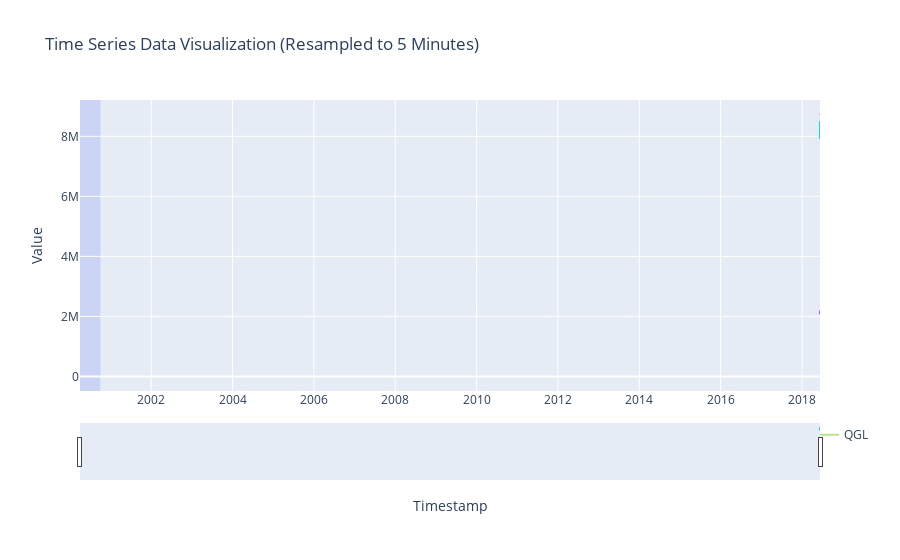

Here is the notebook cell this chart was saved with:
### Code cell
time_scale = 5
time_series_chart(df, well_metric, time_scale )

### Figure 1 — Plotly figure (JSON) as saved in the notebook; plotly's stock layout.template omitted (floating-point values rounded to 4 significant figures; data arrays with more than 128 entries replaced by an {"elided": "..."} marker saying what was removed)
{"data": [{"mode": "lines", "name": "P-PDG", "type": "scatter", "x": {"elided": "144 str values"}, "y": {"elided": "144 int values"}}, {"mode": "lines", "name": "P-TPT", "type": "scatter", "x": {"elided": "144 str values"}, "y": {"elided": "144 int values"}}, {"mode": "lines", "name": "T-TPT", "type": "scatter", "x": {"elided": "144 str values"}, "y": {"elided": "144 float values"}}, {"mode": "lines", "name": "P-MON-CKP", "type": "scatter", "x": {"elided": "144 str values"}, "y": {"elided": "144 int values"}}, {"mode": "lines", "name": "T-JUS-CKP", "type": "scatter", "x": {"elided": "144 str values"}, "y": {"elided": "144 float values"}}, {"mode": "lines", "name": "P-JUS-CKGL", "type": "scatter", "x": {"elided": "144 str values"}, "y": {"elided": "144 int values"}}, {"mode": "lines", "name": "T-JUS-CKGL", "type": "scatter", "x": {"elided": "144 str values"}, "y": {"elided": "144 null values"}}, {"mode": "lines", "name": "QGL", "type": "scatter", "x": {"elided": "144 str values"}, "y": {"elided": "144 int values"}}], "layout": {"legend": {"orientation": "h", "title": {"text": "Legend"}, "x": 0, "y": -0.2}, "shapes": [{"fillcolor": "#636EFA", "layer": "below", "line": {"width": 0}, "name": "Class: nan", "opacity": 0.2, "type": "rect", "x0": null, "x1": null, "xref": "x", "y0": 0, "y1": 1, "yref": "y domain"}, {"fillcolor": "#EF553B", "layer": "below", "line": {"width": 0}, "name": "Class: 0.0", "opacity": 0.2, "type": "rect", "x0": "2018-06-11T02:15:00", "x1": "2018-06-11T07:00:00", "xref": "x", "y0": 0, "y1": 1, "yref": "y domain"}, {"fillcolor": "#00CC96", "layer": "below", "line": {"width": 0}, "name": "Class: 107.0", "opacity": 0.2, "type": "rect", "x0": "2018-06-11T07:10:00", "x1": "2018-06-11T13:35:00", "xref": "x", "y0": 0, "y1": 1, "yref": "y domain"}, {"fillcolor": "#AB63FA", "layer": "below", "line": {"width": 0}, "name": "Class: 7.0", "opacity": 0.2, "type": "rect", "x0": "2018-06-11T13:45:00", "x1": "2018-06-11T14:05:00", "xref": "x", "y0": 0, "y1": 1, "yref": "y domain"}], "title": {"text": "Time Series Data Visualization (Resampled to 5 Minutes)"}, "xaxis": {"rangeslider": {"range": ["2018-06-11T02:10:00", "2018-06-11T14:05:00"], "visible": true}, "title": {"text": "Timestamp"}}, "yaxis": {"title": {"text": "Value"}}}}
